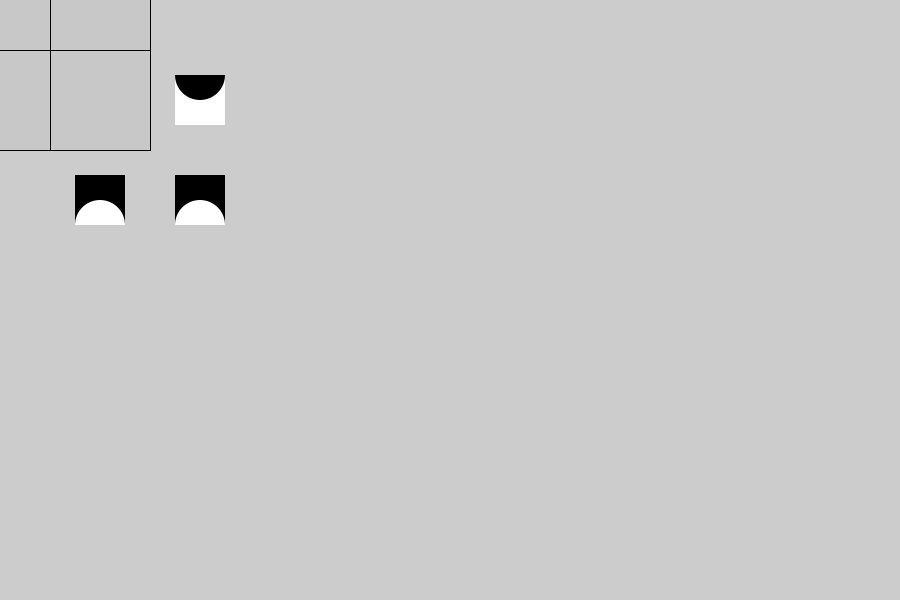
Frame 1 (no input)
Frame 60 (the mouse pressed at the canvas centre just before this capture): identical to frame 1, image omitted
Frame 120 (the mouse held since frame 60 and released just before this capture): identical to frame 1, image omitted

The Processing sketch that drew this single still picture (run headless with seeded random() and noise(); from frame 60 on, the mouse is pressed at the canvas centre):

// Processing sketch: rotateSemiCircle
// ── rotateSemiCircle.pde
float counter;
int sz = 50;
float w = 100;
int skipFrames = 20;
int cols=2;
int rows=2;
Cell[][] grid = new Cell[cols][rows];

void setup()
{
  size(900,600);
  counter=0.0;
  rectMode(CENTER);
  for (int i=0; i<cols; i++) {
    for (int j=0; j<rows; j++) {
      grid[i][j] = new Cell(i,j);
    }
  }
  drawGrid();
}

Cell getCell(int thisCol, int thisRow) {
  try {
    Cell c = grid[thisCol][thisRow];
    return c;
  }
  catch(Exception e) {
    println("oops getCell: " + thisCol + "," + thisRow);
    exit();
  }
    return null;
}

void drawCell() {
  if (frameCount % skipFrames == 0) {
    int thisRow = int(random(1,rows));
    int thisCol = int(random(1,cols));
    Cell c = getCell(thisCol,thisRow);
    if (c != null) {
      c.display();
    }
  }
}

void drawEmptyCell(int i, int j) {
    stroke(0);
    fill(200);
    rect(i*w, j*w, w, w);
    noStroke();
    noFill();
}

void drawGrid() {
  for (int j=0; j<rows; j++) {
    for (int i=0; i<cols; i++) {
      Cell c = getCell(i,j);
      if (c != null) {
          //println("drawGrid: " + i + "," + j);
          drawEmptyCell(i,j);
          c.display();
      }
      else {
        //println("drawGrid oops: " + i + "," + j); //<>//
      }
    }
  }
}

void draw()
{
  //drawCell();
} 

//--------------

class Cell {
  int myRow, myCol;
  PShape outline, arc1, rect1;
  int myFill = 255;
  int myBG = 0;
  
  Cell(int i, int j) {
    myCol=i;
    myRow=j;
    outline = createShape(GROUP);
    noFill(); // set desired shape fill state when you create the shape
    noStroke();
    setRandomInverse();
    fill(myFill);  
    arc1 = createShape(ARC, 0, -w/2, w, w, 0, PI, OPEN);
    fill(myBG);
    rect1 = createShape(RECT, 0, 0, w, w);
    outline.addChild(rect1);
    outline.addChild(arc1);
  }
  
  PShape getShape() {
    return outline;
  }
  
  void rotateShape() {
    int i = int(random(0,4));
    rotate(PI + (HALF_PI * i));
  }
  
  void scaleShape() {
    int i = int(random(0,2));
    println("scaleShape: " + i);
    i=0;
    if (i == 0) {
      //translate(-(w+w/4),-(w+w/4));
      //translate((w-w/4),(w-w/4));
      scale(.5);
    }
  }
  
  void setRandomInverse() {
    int inverse=int(random(0,2));
    if (inverse == 1) {
      myFill = 0;
      myBG = 255;
    }
  }

  
  void display() {
    pushMatrix();
    translate(myCol*w+w,myRow*w+w);
    scaleShape();
    rotateShape();
    shape(getShape());
    popMatrix();
  }
}
